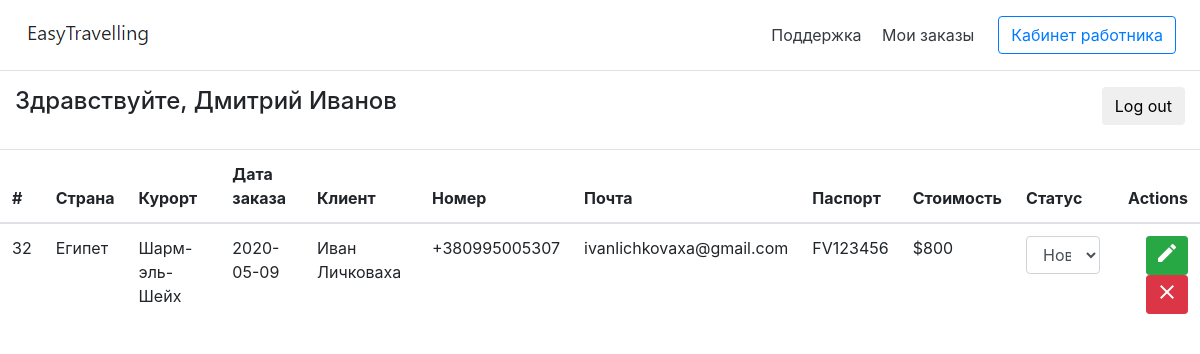
The app's page /Website/EmployeeProfile.php (signed in) with its own data.
### tables this page shows
CREATE TABLE `orders` (
  `order_id` int(11) NOT NULL,
  `tour_id` int(11) NOT NULL,
  `customer_id` int(11) NOT NULL,
  `clearance_date` date NOT NULL DEFAULT current_timestamp(),
  `status` enum('Новый заказ','Согласован','Скомплектован','Выполнен') DEFAULT NULL
);

CREATE TABLE `country` (
  `country_id` int(11) NOT NULL,
  `country_name` varchar(20) NOT NULL
);

CREATE TABLE `resort` (
  `resort_id` int(11) NOT NULL,
  `resort_name` varchar(20) NOT NULL,
  `country_id` int(11) DEFAULT NULL
);

CREATE TABLE `customer` (
  `customer_id` int(11) NOT NULL,
  `name` varchar(20) NOT NULL,
  `surname` varchar(20) NOT NULL,
  `email` varchar(50) NOT NULL,
  `address` varchar(100) NOT NULL,
  `phone` varchar(20) NOT NULL,
  `pass` varchar(40) NOT NULL,
  `photo` text NOT NULL
);

CREATE TABLE `tour` (
  `tour_id` int(11) NOT NULL,
  `excursions` enum('YES','NO') DEFAULT NULL,
  `departure_date` date NOT NULL DEFAULT current_timestamp(),
  `arrival_date` date NOT NULL DEFAULT current_timestamp(),
  `tour_cost` int(11) NOT NULL,
  `supplier_id` int(11) NOT NULL,
  `photo` text NOT NULL,
  `note` text NOT NULL,
  `accomodation_id` int(11) DEFAULT NULL,
  `food_id` int(11) DEFAULT NULL,
  `transport_id` int(11) DEFAULT NULL,
  `employee_id` int(11) DEFAULT NULL,
  `resort_id` int(11) DEFAULT NULL
);

### Website/functions.php (called while the page is built, shortened)
  <?php
function get_employee_orders(){
  $mysql = new mysqli('localhost', 'root', '', 'course_work');
  $cokie = $_COOKIE['employee'];
  $query = $mysql->query("SELECT orders.order_id,country.country_name, resort.resort_name, orders.clearance_date, CONCAT(customer.name,' ', customer.surname) AS customer_name,
   customer.phone,customer.email,  orders.status,tour.tour_cost,  CONCAT(internationalpassport.series, internationalpassport.number) AS passport FROM
orders INNER JOIN tour ON orders.tour_id = tour.tour_id
INNER JOIN resort ON tour.resort_id = resort.resort_id
INNER JOIN country ON resort.country_id = country.country_id
INNER JOIN customer ON orders.customer_id = customer.customer_id
INNER JOIN internationalpassport ON customer.customer_id = internationalpassport.customer_id WHERE employee_id = $cokie") or die ($mysql->error);
  $numrows = mysqli_num_rows($query);
    if($numrows == 0){
      return 0;
    }else {
      return $query;
    }
}
     if(isset($_GET['inputMaxPrice'])) $filter .= "&inputMaxPrice=".$_GET["inputMaxPrice"]."";?>

### Website/EmployeeProfile.php (the view, shortened to what this page needs)
<?php require_once('functions.php'); ?>
<!DOCTYPE html>
<html lang="ru" dir="ltr">
<head>
  <link href="//maxcdn.bootstrapcdn.com/bootstrap/4.0.0/css/bootstrap.min.css" rel="stylesheet" id="bootstrap-css">
    <link rel="stylesheet" href="https://unpkg.com/bootstrap-material-design@4.1.1/dist/css/bootstrap-material-design.min.css">
    <link href="https://maxcdn.bootstrapcdn.com/font-awesome/4.5.0/css/font-awesome.min.css" rel="stylesheet">
</head>
<body>
  <?php require "blocks/header.php";
  $mysql = new mysqli('localhost', 'root', '', 'course_work');
  $cookie =  $_COOKIE['employee'];
    $query = $mysql->query("SELECT CONCAT(name,' ',surname) AS employee_name FROM employee WHERE employee_id = $cookie") or die ($mysql->error);
    $row = mysqli_fetch_assoc($query);
  $mysql->close();?>
    <div class="container-fluid">
      <div class="row">
        <div class="col-md-10">
          <h4>Здравствуйте, <?=$row['employee_name']?></h4>
        </div>
        <div class="col-md-2">
          <form method="post" action="logout.php">
              <input type="submit" class="btn  float-right" name="logout" value="Log out">
          </form>
        </div>
      </div>
      <?php
         if(!($rows = get_employee_orders()) ){?>
           <br><br>
           <div class="text-center">
             <h4>Кажеться у кого-то сегодня свободный день</h4>
           </div>
       <?php  }else {?>
<br>
    	<div class="row">
                <div class="table-responsive">
                <table class="table">
                    <thead>
                        <tr>
                            <th>#</th>
                            <th>Страна</th>
                            <th>Курорт</th>
                            <th>Дата заказа</th>
                            <th>Клиент</th>
                            <th>Номер</th>
                            <th>Почта</th>
                            <th>Паспорт</th>
                            <th >Стоимость</th>
                            <th>Статус</th>
                            <th class="text-right" >Actions</th>
                        </tr>
                    </thead>
                    <tbody>
                       <?php while($row = mysqli_fetch_assoc($rows)){?>
                           <form  action="ActionsForEmployee.php" method="post">
                        <tr>
                            <td ><?=$row['order_id']?></td>
                            <td><?=$row['country_name']?></td>
                            <td><?=$row['resort_name']?></td>
                            <td><?=$row['clearance_date']?></td>
                            <td><?=$row['customer_name']?></td>
                            <td><?=$row['phone']?></td>
                            <td><?=$row['email']?></td>
                            <td><?=$row['passport']?></td>
                            <td>$<?=$row['tour_cost']?></td>
                            <td  >
                              <select id="inputState " class="form-control" name="inputStatus" placeholder="Выберите">
                                <?php $arr = array('Новый заказ', 'Согласован','Скомплектован','Выполнен' );
                              for($i = 0; $i < count($arr); $i++ ){
                                  if($arr[$i] == $row['status']){
                                 ?>
                                <option selected><?=$arr[$i]?></option>
                                <?php
                              }else{?>
                                <option ><?=$arr[$i]?></option>
                            <?php  }
                                } ?>
                              </select>
                            </td>
                            <td class="td-actions text-right">
                                <button type="submit" rel="tooltip" class="btn btn-success btn-just-icon btn-sm" data-original-title="" title="" name="edit" value=<?=$row['order_id']?>>
                                    <i class="material-icons">edit</i>
                                </button>
                                <button type="submit" rel="tooltip" class="btn btn-danger btn-just-icon btn-sm" data-original-title="" title=""name="delete" value=<?=$row['order_id']?>>
                                    <i class="material-icons">close</i>
                                </button>
                              </form>
                         <?php } ?>
                    </tbody>
                </table>
                </div>
            </div>
             <?php } ?>
           </div>
    </body>
</html>

### records on screen
orders: order_id "32", country.country_name "Египет", resort.resort_name "Шарм-эль-Шейх", clearance_date "2020-05-09", customer_name "Иван Личковаха", customer.phone "+380995005307", customer.email "ivanlichkovaxa@gmail.com", passport "FV123456", tour.tour_cost "800", inputStatus "Новый заказ"

### other values on screen
$row['employee_name'] "Дмитрий Иванов"
